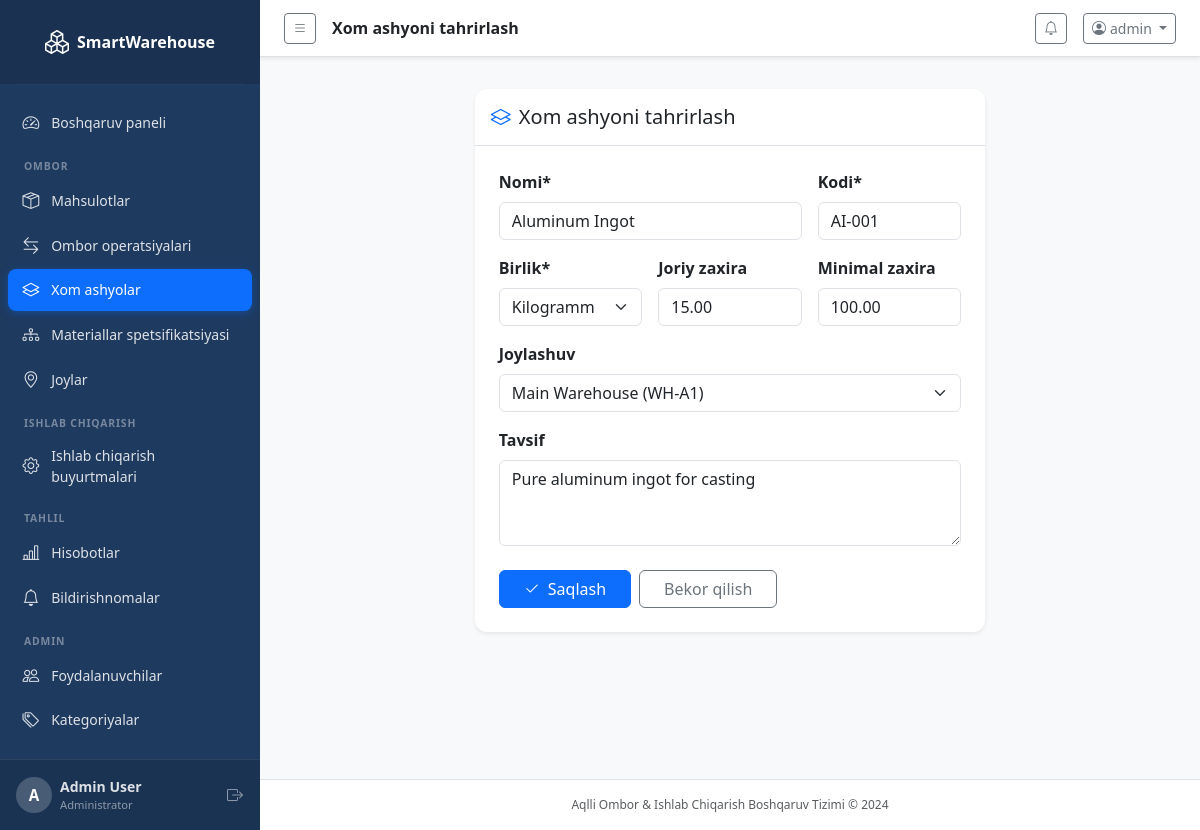
Page /inventory/raw-materials/5/edit/ (signed in) on the committed database.
### accounts/models.py (models this page shows, shortened)
class CustomUser(AbstractUser):
    ROLE_CHOICES = [
        ('admin', 'Administrator'),
        ('warehouse_manager', 'Ombor boshqaruvchisi'),
        ('production_manager', 'Ishlab chiqarish boshqaruvchisi'),
        ('worker', 'Ishchi'),
    ]
    role = models.CharField(max_length=30, choices=ROLE_CHOICES, default='worker')
    phone = models.CharField(max_length=20, blank=True)
    department = models.CharField(max_length=100, blank=True)
    is_active = models.BooleanField(default=True)
    @property
    def is_admin(self):
        return self.role == 'admin' or self.is_superuser

### inventory/models.py (models this page shows, shortened)
class RawMaterial(models.Model):
    UNIT_CHOICES = Product.UNIT_CHOICES
    name = models.CharField(max_length=200)
    code = models.CharField(max_length=50, unique=True)
    unit = models.CharField(max_length=10, choices=UNIT_CHOICES, default='kg')
    current_stock = models.DecimalField(max_digits=12, decimal_places=2, default=0)
    minimum_stock = models.DecimalField(max_digits=12, decimal_places=2, default=0)
    location = models.ForeignKey(WarehouseLocation, on_delete=models.SET_NULL, null=True, blank=True)
    description = models.TextField(blank=True)
    created_at = models.DateTimeField(auto_now_add=True)
    updated_at = models.DateTimeField(auto_now=True)
    class Meta:
        ordering = ['name']

### inventory/views.py (the view)
# urls.py: path('raw-materials/<int:pk>/edit/', views.raw_material_edit, name='raw_material_edit'),
@login_required
def raw_material_edit(request, pk):
    material = get_object_or_404(RawMaterial, pk=pk)
    form = RawMaterialForm(request.POST or None, instance=material)
    if request.method == 'POST' and form.is_valid():
        form.save()
        messages.success(request, 'Xom ashyo yangilandi.')
        return redirect('inventory:raw_material_list')
    return render(request, 'inventory/raw_material_form.html', {'form': form, 'title': 'Xom ashyoni tahrirlash', 'material': material})

### inventory/forms.py
class RawMaterialForm(forms.ModelForm):
    class Meta:
        model = RawMaterial
        fields = ['name', 'code', 'unit', 'current_stock', 'minimum_stock', 'location', 'description']
        widgets = {
            'name': forms.TextInput(attrs={'class': 'form-control'}),
            'code': forms.TextInput(attrs={'class': 'form-control'}),
            'unit': forms.Select(attrs={'class': 'form-select'}),
            'current_stock': forms.NumberInput(attrs={'class': 'form-control', 'min': '0', 'step': '0.001'}),
            'minimum_stock': forms.NumberInput(attrs={'class': 'form-control', 'min': '0', 'step': '0.001'}),
            'location': forms.Select(attrs={'class': 'form-select'}),
            'description': forms.Textarea(attrs={'class': 'form-control', 'rows': 3}),
        }

### dashboard/context_processors.py (called while the page is built)
def notifications_processor(request):
    if request.user.is_authenticated:
        unread_notifications = Notification.objects.filter(is_read=False).order_by('-created_at')[:10]
        unread_count = Notification.objects.filter(is_read=False).count()
        return {
            'unread_notifications': unread_notifications,
            'unread_count': unread_count,
        }
    return {}

### inventory/models.py (called while the page is built)
    def __str__(self):
        return f'{self.name} ({self.code})'

### templates/inventory/raw_material_form.html (shortened to what this page needs)
{% extends 'base.html' %}
{% block page_title %}{{ title }}{% endblock %}
{% block content %}
<div class="row justify-content-center mt-3">
  <div class="col-lg-7">
    <div class="card border-0 shadow-sm">
      <div class="card-header bg-white border-bottom py-3">
        <h5 class="mb-0"><i class="bi bi-layers me-2 text-primary"></i>{{ title }}</h5>
      </div>
      <div class="card-body p-4">
        <form method="post">
          <div class="row g-3">
            <div class="col-md-8">
              <label class="form-label fw-semibold">Nomi*</label>
              {{ form.name }}
            </div>
            <div class="col-md-4">
              <label class="form-label fw-semibold">Kodi*</label>
              {{ form.code }}
            </div>
            <div class="col-md-4">
              <label class="form-label fw-semibold">Birlik*</label>
              {{ form.unit }}
            </div>
            <div class="col-md-4">
              <label class="form-label fw-semibold">Joriy zaxira</label>
              {{ form.current_stock }}
            </div>
            <div class="col-md-4">
              <label class="form-label fw-semibold">Minimal zaxira</label>
              {{ form.minimum_stock }}
            </div>
            <div class="col-12">
              <label class="form-label fw-semibold">Joylashuv</label>
              {{ form.location }}
            </div>
            <div class="col-12">
              <label class="form-label fw-semibold">Tavsif</label>
              {{ form.description }}
            </div>
          </div>
          <div class="d-flex gap-2 mt-4">
            <button type="submit" class="btn btn-primary px-4"><i class="bi bi-check2 me-2"></i>Saqlash</button>
            <a href="{% url 'inventory:raw_material_list' %}" class="btn btn-outline-secondary px-4">Bekor qilish</a>
          </div>
        </form>
      </div>
    </div>
  </div>
</div>
{% endblock %}

### templates/base.html (shortened to what this page needs)
<!DOCTYPE html>
<html lang="en">
<head>
  <link href="https://cdn.jsdelivr.net/npm/bootstrap@5.3.3/dist/css/bootstrap.min.css" rel="stylesheet">
  <link href="https://cdn.jsdelivr.net/npm/bootstrap-icons@1.11.3/font/bootstrap-icons.min.css" rel="stylesheet">
  <link href="/static/css/custom.css" rel="stylesheet">
</head>
<body class="bg-light">
{% if user.is_authenticated %}
<div class="d-flex" id="wrapper">
  <nav id="sidebar" class="sidebar d-flex flex-column flex-shrink-0 p-0">
    <a href="{% url 'dashboard:index' %}" class="sidebar-brand d-flex align-items-center justify-content-center py-4 px-3 text-decoration-none">
      <i class="bi bi-boxes me-2 fs-4"></i>
      <span class="fs-6 fw-bold">SmartWarehouse</span>
    </a>
    <hr class="sidebar-divider mx-3 my-0">
    <ul class="nav flex-column px-2 py-3 flex-grow-1">
      <li class="nav-item">
        <a class="nav-link sidebar-link {% if request.resolver_match.app_name == 'dashboard' and request.resolver_match.url_name == 'index' %}active{% endif %}"
           href="{% url 'dashboard:index' %}">
          <i class="bi bi-speedometer2"></i><span>Boshqaruv paneli</span>
        </a>
      </li>
      <li class="sidebar-section-label">OMBOR</li>
      <li class="nav-item">
        <a class="nav-link sidebar-link {% if request.resolver_match.app_name == 'inventory' and 'product' in request.resolver_match.url_name %}active{% endif %}"
           href="{% url 'inventory:product_list' %}">
          <i class="bi bi-box-seam"></i><span>Mahsulotlar</span>
        </a>
      </li>
      <li class="nav-item">
        <a class="nav-link sidebar-link {% if request.resolver_match.app_name == 'inventory' and 'transaction' in request.resolver_match.url_name %}active{% endif %}"
           href="{% url 'inventory:transaction_list' %}">
          <i class="bi bi-arrow-left-right"></i><span>Ombor operatsiyalari</span>
        </a>
      </li>
      <li class="nav-item">
        <a class="nav-link sidebar-link {% if request.resolver_match.app_name == 'inventory' and 'raw_material' in request.resolver_match.url_name %}active{% endif %}"
           href="{% url 'inventory:raw_material_list' %}">
          <i class="bi bi-layers"></i><span>Xom ashyolar</span>
        </a>
      </li>
      <li class="nav-item">
        <a class="nav-link sidebar-link {% if request.resolver_match.app_name == 'inventory' and 'bom' in request.resolver_match.url_name %}active{% endif %}"
           href="{% url 'inventory:bom_list' %}">
          <i class="bi bi-diagram-3"></i><span>Materiallar spetsifikatsiyasi</span>
        </a>
      </li>
      <li class="nav-item">
        <a class="nav-link sidebar-link {% if request.resolver_match.app_name == 'inventory' and 'location' in request.resolver_match.url_name %}active{% endif %}"
           href="{% url 'inventory:location_list' %}">
          <i class="bi bi-geo-alt"></i><span>Joylar</span>
        </a>
      </li>
      <li class="sidebar-section-label">ISHLAB CHIQARISH</li>
      <li class="nav-item">
        <a class="nav-link sidebar-link {% if request.resolver_match.app_name == 'production' %}active{% endif %}"
           href="{% url 'production:order_list' %}">
          <i class="bi bi-gear"></i><span>Ishlab chiqarish buyurtmalari</span>
        </a>
      </li>
      <li class="sidebar-section-label">TAHLIL</li>
      <li class="nav-item">
        <a class="nav-link sidebar-link {% if request.resolver_match.app_name == 'reports' %}active{% endif %}"
           href="{% url 'reports:index' %}">
          <i class="bi bi-bar-chart-line"></i><span>Hisobotlar</span>
        </a>
      </li>
      <li class="nav-item">
        <a class="nav-link sidebar-link {% if request.resolver_match.app_name == 'dashboard' and request.resolver_match.url_name == 'notifications' %}active{% endif %}"
           href="{% url 'dashboard:notifications' %}">
          <i class="bi bi-bell"></i><span>Bildirishnomalar</span>
        </a>
      </li>
      {% if user.is_admin %}
      <li class="sidebar-section-label">ADMIN</li>
      <li class="nav-item">
        <a class="nav-link sidebar-link {% if request.resolver_match.app_name == 'accounts' and 'user' in request.resolver_match.url_name %}active{% endif %}"
           href="{% url 'accounts:users' %}">
          <i class="bi bi-people"></i><span>Foydalanuvchilar</span>
        </a>
      </li>
      <li class="nav-item">
        <a class="nav-link sidebar-link" href="{% url 'inventory:category_list' %}">
          <i class="bi bi-tags"></i><span>Kategoriyalar</span>
        </a>
      </li>
      {% endif %}
    </ul>
    <div class="sidebar-footer px-3 py-3">
      <div class="d-flex align-items-center gap-2">
        <div class="avatar-circle">{{ user.username|first|upper }}</div>
        <div class="flex-grow-1 overflow-hidden">
          <div class="fw-semibold text-truncate small">{{ user.get_full_name|default:user.username }}</div>
          <div class="text-muted" style="font-size:0.7rem">{{ user.get_role_display }}</div>
        </div>
        <form method="post" action="{% url 'accounts:logout' %}" class="d-inline">{% csrf_token %}<button type="submit" class="btn btn-link text-muted p-0" title="Chiqish"><i class="bi bi-box-arrow-right"></i></button></form>
      </div>
    </div>
  </nav>
  <div id="page-content-wrapper" class="flex-grow-1 d-flex flex-column min-vh-100">
    <nav class="navbar navbar-expand navbar-light bg-white border-bottom px-4 py-2 sticky-top shadow-sm">
      <button class="btn btn-sm btn-outline-secondary me-3" id="sidebarToggle">
        <i class="bi bi-list"></i>
      </button>
      <span class="navbar-text fw-semibold text-dark">{% block page_title %}{% endblock %}</span>
      <div class="ms-auto d-flex align-items-center gap-3">
        <div class="dropdown">
          <a class="btn btn-sm btn-outline-secondary position-relative" data-bs-toggle="dropdown" href="#">
            <i class="bi bi-bell"></i>
          </a>
        </div>
        <div class="dropdown">
          <a class="btn btn-sm btn-outline-secondary dropdown-toggle" data-bs-toggle="dropdown" href="#">
            <i class="bi bi-person-circle me-1"></i>{{ user.username }}
          </a>
        </div>
      </div>
    </nav>
    <div class="px-4 pt-3">
    </div>
    <main class="flex-grow-1 px-4 pb-4">
{% endif %}
{% block content %}{% endblock %}
{% if user.is_authenticated %}
    </main>
    <footer class="text-center text-muted py-3 border-top bg-white" style="font-size:0.75rem">
      Aqlli Ombor &amp; Ishlab Chiqarish Boshqaruv Tizimi &copy; 2024
    </footer>
  </div>
</div>
{% endif %}
</body>
</html>

### static/css/custom.css (style rules this page uses)
:root { --sidebar-width: 260px; --sidebar-bg: #1e3a5f; --sidebar-text: rgba(255,255,255,0.85); --sidebar-active: rgba(255,255,255,0.12); --accent: #0d6efd; }
#sidebar { width: var(--sidebar-width); min-width: var(--sidebar-width); background: var(--sidebar-bg); color: var(--sidebar-text); transition: width 0.25s ease; overflow: hidden; }
.sidebar-brand { color: #fff !important; font-size: 1rem; background: rgba(0,0,0,0.15); min-height: 64px; }
.sidebar-brand i { font-size: 1.5rem; }
.sidebar-link { color: var(--sidebar-text); border-radius: 8px; padding: 0.55rem 0.9rem; display: flex; align-items: center; gap: 0.75rem; font-size: 0.875rem; transition: background 0.15s, color 0.15s; margin-bottom: 2px; }
.sidebar-link.active { background: var(--accent); color: #fff; box-shadow: 0 2px 8px rgba(13,110,253,0.35); }
.sidebar-link i { font-size: 1.05rem; flex-shrink: 0; }
.sidebar-section-label { font-size: 0.65rem; font-weight: 700; letter-spacing: 0.08em; text-transform: uppercase; color: rgba(255,255,255,0.4); padding: 0.6rem 1rem 0.25rem; margin-top: 0.25rem; }
hr.sidebar-divider { border-color: rgba(255,255,255,0.1); }
.sidebar-footer { background: rgba(0,0,0,0.12); border-top: 1px solid rgba(255,255,255,0.08); }
.sidebar-footer .text-muted { color: rgba(255,255,255,0.5) !important; }
#page-content-wrapper { min-width: 0; background: #f8f9fb; }
.avatar-circle { width: 36px; height: 36px; border-radius: 50%; background: rgba(255,255,255,0.2); color: #fff; display: flex; align-items: center; justify-content: center; font-weight: 700; font-size: 0.95rem; flex-shrink: 0; }
.text-primary { color: #0d6efd !important; }
.card { border-radius: 12px; }
.card-header { border-radius: 12px 12px 0 0 !important; }

### rows in the picture
CustomUser: username|first "A", get_full_name "Admin User", role "Administrator", username "admin"
RawMaterial: name "Aluminum Ingot", code "AI-001", unit "Kilogramm", current_stock "15.00", minimum_stock "100.00", location "Main Warehouse (WH-A1)", description "Pure aluminum ingot for casting"

### other values in the picture
{{ title }} "Xom ashyoni tahrirlash"
